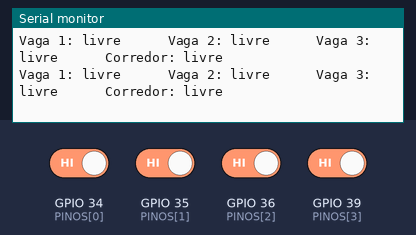
A sketch run on a simulated ESP32. Shown: the last lines printed to the serial monitor. Inputs (shaded band) come from the test bench; at power-on: GPIO 34 (PINOS[0]), GPIO 35 (PINOS[1]), GPIO 36 (PINOS[2]), GPIO 39 (PINOS[3]) HIGH.

Above: at 1.4 s.
1.5 s: GPIO 34 (PINOS[0]) driven LOW
At 1.71 s:
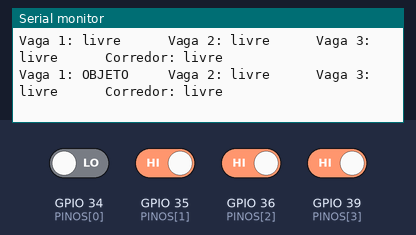
3.6 s: GPIO 35 (PINOS[1]) driven LOW
At 3.82 s:
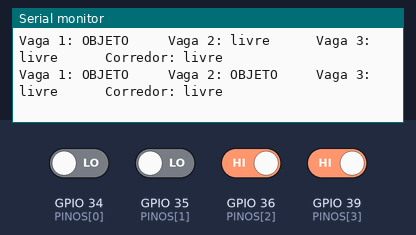
5.7 s: GPIO 36 (PINOS[2]) driven LOW
At 5.93 s:
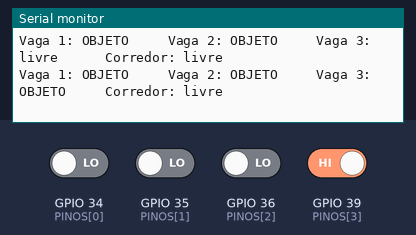
7.8 s: GPIO 39 (PINOS[3]) driven LOW
At 8.04 s:
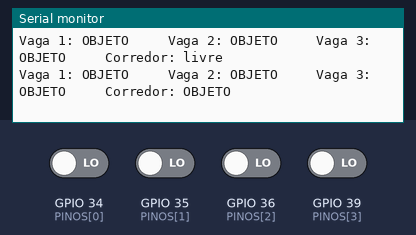
9.9 s: GPIO 34 (PINOS[0]) driven HIGH
At 10.15 s:
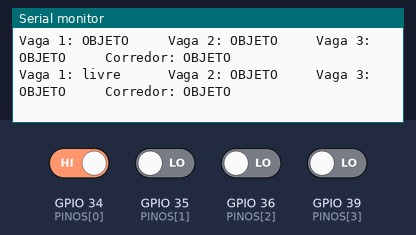
12.0 s: GPIO 35 (PINOS[1]) driven HIGH
At 12.26 s:
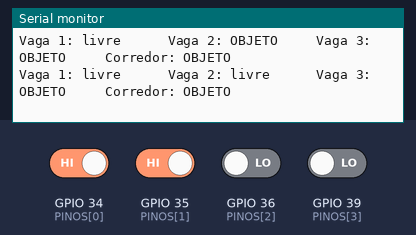

The sketch:

T04_Sensores_IR.ino
```cpp
const int PINOS[] = {34, 35, 36, 39};
const char* NOMES[] = {"Vaga 1", "Vaga 2", "Vaga 3", "Corredor"};

void setup() {
  Serial.begin(115200);
  for (int i = 0; i < 4; i++) pinMode(PINOS[i], INPUT);
}

void loop() {
  for (int i = 0; i < 4; i++) {
    bool detectou = (digitalRead(PINOS[i]) == LOW);
    Serial.printf("%s: %-9s  ", NOMES[i], detectou ? "OBJETO" : "livre");
  }
  Serial.println();
  delay(300);
}
```

Measured:
- after the input at 1.5 s, the serial monitor: prints a new line at once (image 1)
- after the input at 3.6 s, the serial monitor: prints a new line at once (image 2)
- after the input at 5.7 s, the serial monitor: prints a new line at once (image 3)
- after the input at 7.8 s, the serial monitor: prints a new line at once (image 4)
- after the input at 9.9 s, the serial monitor: prints a new line after 0.05 s (image 5)
- after the input at 12.0 s, the serial monitor: prints a new line after 0.06 s (image 6)
